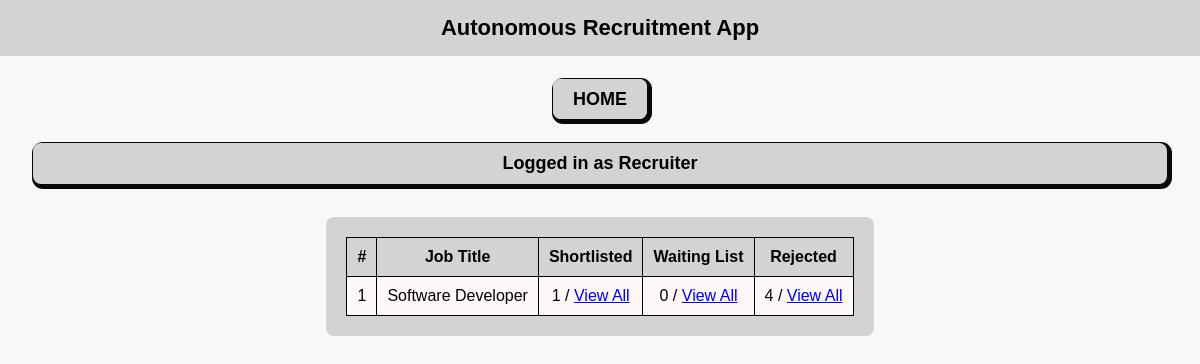
The app's page /jobs/, older data.
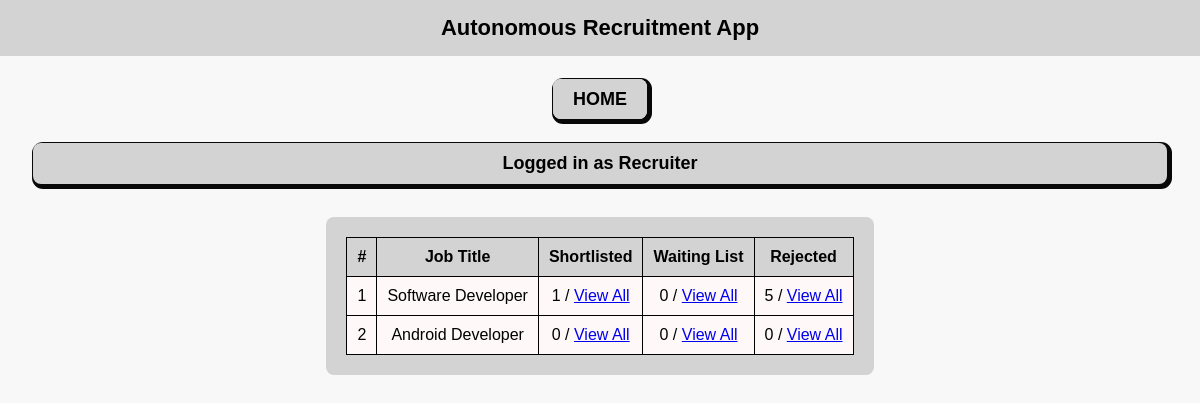
The same page, newer data.
### recruitment/models.py (models this page shows, shortened)
class Job(models.Model):
    title = models.CharField(max_length=255, unique=True)  # Unique job titles
    description = models.TextField()
    required_skills = models.TextField()

### recruitment/views.py (the view)
# urls.py: path('jobs/', views.job_list, name='job_list'),  # Fetch jobs (Ensure Correct Mapping)
def job_list(request):
    jobs = Job.objects.all()
    job_data = []
    for job in jobs:
        shortlisted_count = JobApplication.objects.filter(job=job, status="Shortlisted").count()
        waiting_count = JobApplication.objects.filter(job=job, status="Waiting List").count()
        rejected_count = JobApplication.objects.filter(job=job, status="Rejected").count()
        job_data.append({
            "id": job.id,
            "title": job.title,
            "description": job.description,
            "required_skills": job.required_skills,
            "shortlist_count": shortlisted_count,
            "waiting_count": waiting_count,
            "rejected_count": rejected_count
        })
    return render(request,'job.html',{"jobs": job_data})  # Returning as JSON for frontend

### recruitment/templates/job.html (shortened to what this page needs)
<!DOCTYPE html>
<html lang="en">
<head>
</head>
<body>
    <div class="header">Autonomous Recruitment App</div>
    <div class="container">
        <a href="{% url 'home' %}" class="btn">HOME</a>
        <div class="btn">Logged in as Recruiter</div>
        <div class="table-container">
            <table>
                <thead>
                    <tr>
                        <th>#</th>
                        <th>Job Title</th>
                        <th>Shortlisted</th>
                        <th>Waiting List</th>
                        <th>Rejected</th>
                    </tr>
                </thead>
                <tbody id="jobTableBody">
                    {% for job in jobs %}
                    <tr>
                        <td>{{ forloop.counter }}</td>
                        <td>{{ job.title }}</td>
                        <td>{{ job.shortlist_count }} / <a href="/job/{{ job.id }}/candidates/Shortlisted/">View All</a></td>
                        <td>{{ job.waiting_count }} / <a href="/job/{{ job.id }}/candidates/Waiting List/">View All</a></td>
                        <td>{{ job.rejected_count }} / <a href="/job/{{ job.id }}/candidates/Rejected/">View All</a></td>
                    </tr>
                    {% endfor %}
                </tbody>
            </table>
        </div>
    </div>
</body>
</html>

Row changes from the older to the newer data that the page shows:
added Job: title "Android Developer"
Text that changed along with them:
new list line: "1 1 / View All 0 / View All 5 / View All"
new list line: "Software Developer"
new list line: "2 0 / View All 0 / View All 0 / View All"
list line gone: "1 1 / View All 0 / View All 4 / View All"
list line gone: "Software Developer"
